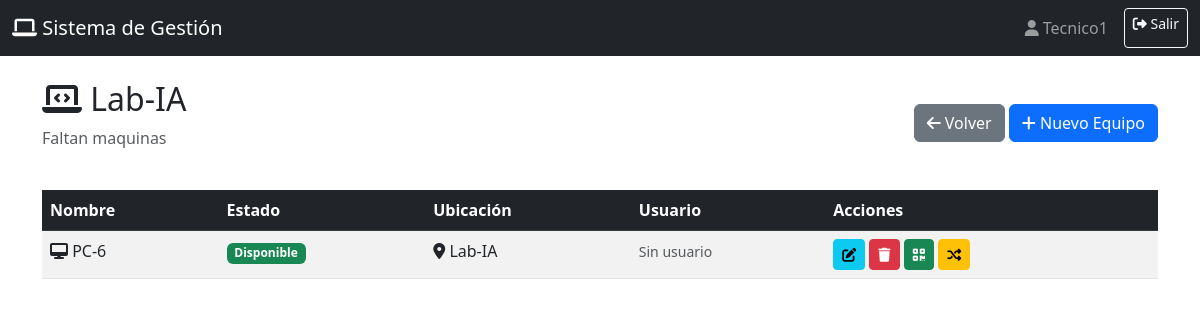
Screenshot of /laboratorio/2 (signed in) with the database file from the repository.
### models/Usuario.py (models this page shows, shortened)
class Usuarios(UserMixin, db.Model):
    __tablename__ = 'usuarios'
    id = db.Column(db.Integer, primary_key=True)
    username = db.Column(db.String(80), unique=True, nullable=False)
    password = db.Column(db.Text, nullable=False)
    rol = db.Column(db.String(20), nullable=False, default='estudiante')
    __table_args__ = (
        CheckConstraint("rol IN ('admin', 'profesor', 'estudiante', 'tecnico')", name='check_rol'),
    )

### models/Lab.py (models this page shows)
class Laboratorios(db.Model):
    __tablename__ = 'laboratorios'
    id = db.Column(db.Integer, primary_key=True)
    nombre = db.Column(db.String(100), unique=True, nullable=False)
    descripcion = db.Column(db.Text)
    equipos = db.relationship('Equipos', backref='laboratorio', lazy=True, cascade='all, delete-orphan')

### models/equipos.py (models this page shows)
class Equipos(db.Model):
    __tablename__ = 'equipos'
    id = db.Column(db.Integer, primary_key=True)
    nombre = db.Column(db.String(100), nullable=False)
    estado = db.Column(db.String(20), nullable=False, default='disponible')
    ubicacion = db.Column(db.Text, nullable=False)
    laboratorio_id = db.Column(db.Integer, db.ForeignKey('laboratorios.id'), nullable=False)
    usuario_id = db.Column(db.Integer, db.ForeignKey('usuarios.id'), nullable=True)
    usuario = db.relationship('Usuarios', backref='equipos_asignados', lazy=True)
    VALID_STATUSES = ['disponible', 'usado', 'dañado']

### controllers/lab_controller.py (the view)
@Lab_bp.route('/laboratorio/<int:panel_id>')
@login_required
def view_panel(panel_id):
    panel = Laboratorios.query.get_or_404(panel_id)
    panels = Laboratorios.query.all()
    usuarios=Usuarios.query.all()
    return render_template('panel.html', panel=panel, usuarios=usuarios, panels=panels)

### app.py (called while the page is built)
@login_manager.user_loader
def load_user(user_id):
    return Usuarios.query.get(int(user_id))

### views/templates/panel.html (shortened to what this page needs)
{% extends "base.html" %}
{% block content %}
<div class="d-flex justify-content-between align-items-center mb-4">
    <div>
        <h2><i class="fas fa-laptop-code"></i> {{ panel.nombre }}</h2>
        <p class="text-muted">{{ panel.descripcion or 'Sin descripción' }}</p>
    </div>
    <div>
        <a href="{{ url_for('laboratorio.dashboard') }}" class="btn btn-secondary">
            <i class="fas fa-arrow-left"></i> Volver
        </a>
        {% if current_user.rol in ['admin', 'profesor', 'tecnico'] %}
        <button class="btn btn-primary" data-bs-toggle="modal" data-bs-target="#createEquipmentModal">
            <i class="fas fa-plus"></i> Nuevo Equipo
        </button>
        {% endif %}
    </div>
</div>
<div class="table-responsive">
    <table class="table table-striped table-hover">
        <thead class="table-dark">
            <tr>
                <th>Nombre</th>
                <th>Estado</th>
                <th>Ubicación</th>
                <th>Usuario</th>
                {% if current_user.rol in ['admin', 'profesor', 'tecnico'] %}
                <th>Acciones</th>
                {% endif %}
            </tr>
        </thead>
        <tbody>
            {% for equipment in panel.equipos %}
            <tr>
                <td><i class="fas fa-desktop"></i> {{ equipment.nombre }}</td>
                <td>
                    {% if equipment.estado == 'disponible' %}
                        <span class="badge bg-success">Disponible</span>
                    {% elif equipment.estado == 'usado' %}
                        <span class="badge bg-warning">Usado</span>
                    {% else %}
                        <span class="badge bg-danger">Dañado</span>
                    {% endif %}
                </td>
                <td><i class="fas fa-map-marker-alt"></i> {{ equipment.ubicacion }}</td>
                <td>
                    {% if equipment.estado == 'disponible' %}
                        <small class="text-muted">Sin usuario</small>
                    {% elif equipment.estado == 'usado' %}
                        <small>Por: {{ equipment.usuario.username if equipment.usuario else 'Desconocido' }}</small>
                    {% elif equipment.estado == 'dañado' %}
                        <small>Técnico: {{ equipment.usuario.username if equipment.usuario else 'Sin asignar' }}</small>
                    {% endif %}
                </td>
                {% if current_user.rol in ['admin', 'profesor', 'tecnico'] %}
                <td>
                    <button class="btn btn-sm btn-info" onclick="editEquipment({{ equipment.id }})">
                        <i class="fas fa-edit"></i>
                    </button>
                    <form method="POST" action="{{ url_for('equipo.delete_equipment', equipment_id=equipment.id) }}"
                          onsubmit="return confirm('¿Eliminar este equipo?')" class="d-inline">
                        <button type="submit" class="btn btn-sm btn-danger">
                            <i class="fas fa-trash"></i>
                        </button>
                    </form>
                    <button class="btn btn-sm btn-success" onclick="generateQR({{ equipment.id }})">
                        <i class="fas fa-qrcode"></i>
                    </button>
                    <button class="btn btn-sm btn-warning" onclick="openMoveModal({{ equipment.id }})">
                        <i class="fas fa-random"></i>
                    </button>
                </td>
                {% endif %}
            </tr>
            {% else %}
            <tr>
                <td colspan="5" class="text-center text-muted">No hay equipos registrados</td>
            </tr>
            {% endfor %}
        </tbody>
    </table>
</div>
{% endblock %}

### views/templates/base.html (shortened to what this page needs)
<!DOCTYPE html>
<html lang="es">
<head>
    <link href="https://cdnjs.cloudflare.com/ajax/libs/bootstrap/5.3.0/css/bootstrap.min.css" rel="stylesheet">
    <link href="https://cdnjs.cloudflare.com/ajax/libs/font-awesome/6.4.0/css/all.min.css" rel="stylesheet">
    <link rel="stylesheet" href="{{ url_for('static', filename='css/style.css') }}">
</head>
<body>
    {% if current_user.is_authenticated %}
    <nav class="navbar navbar-expand-lg navbar-dark bg-dark">
        <div class="container-fluid">
            <a class="navbar-brand" href="{{ url_for('laboratorio.dashboard') }}">
                <i class="fas fa-laptop"></i> Sistema de Gestión
            </a>
            <div class="navbar-nav ms-auto">
                <span class="navbar-text me-3">
                    <i class="fas fa-user"></i> {{ current_user.username }}
                </span>
                <a class="btn btn-outline-light btn-sm" href="{{ url_for('auth.logout') }}">
                    <i class="fas fa-sign-out-alt"></i> Salir
                </a>
            </div>
        </div>
    </nav>
    {% endif %}
    <div class="container mt-4">
        {% block content %}{% endblock %}
    </div>
</body>
</html>

### rows the page displays
Usuarios: username "Tecnico1"
Laboratorios: nombre "Lab-IA", descripcion "Faltan maquinas"
Equipos: nombre "PC-6", estado "Disponible", ubicacion "Lab-IA"
